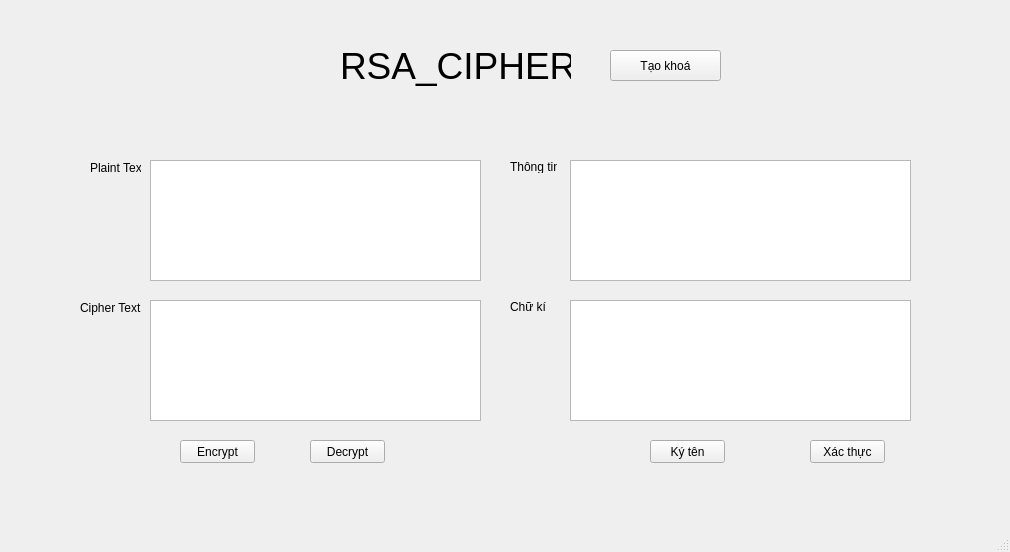
<?xml version="1.0" encoding="UTF-8"?>
<ui version="4.0">
 <class>MainWindow</class>
 <widget class="QMainWindow" name="MainWindow">
  <property name="geometry">
   <rect>
    <x>0</x>
    <y>0</y>
    <width>1010</width>
    <height>552</height>
   </rect>
  </property>
  <property name="windowTitle">
   <string>MainWindow</string>
  </property>
  <widget class="QWidget" name="centralwidget">
   <widget class="QLabel" name="label">
    <property name="geometry">
     <rect>
      <x>340</x>
      <y>20</y>
      <width>231</width>
      <height>91</height>
     </rect>
    </property>
    <property name="maximumSize">
     <size>
      <width>231</width>
      <height>91</height>
     </size>
    </property>
    <property name="sizeIncrement">
     <size>
      <width>0</width>
      <height>0</height>
     </size>
    </property>
    <property name="font">
     <font>
      <pointsize>28</pointsize>
     </font>
    </property>
    <property name="text">
     <string>RSA_CIPHER</string>
    </property>
   </widget>
   <widget class="QPushButton" name="pushButton">
    <property name="geometry">
     <rect>
      <x>610</x>
      <y>50</y>
      <width>111</width>
      <height>31</height>
     </rect>
    </property>
    <property name="text">
     <string>Tạo khoá</string>
    </property>
   </widget>
   <widget class="QLabel" name="label_2">
    <property name="geometry">
     <rect>
      <x>90</x>
      <y>160</y>
      <width>51</width>
      <height>16</height>
     </rect>
    </property>
    <property name="text">
     <string>Plaint Text</string>
    </property>
   </widget>
   <widget class="QLabel" name="label_3">
    <property name="geometry">
     <rect>
      <x>80</x>
      <y>300</y>
      <width>61</width>
      <height>16</height>
     </rect>
    </property>
    <property name="text">
     <string>Cipher Text</string>
    </property>
   </widget>
   <widget class="QLabel" name="label_4">
    <property name="geometry">
     <rect>
      <x>510</x>
      <y>160</y>
      <width>47</width>
      <height>13</height>
     </rect>
    </property>
    <property name="text">
     <string>Thông tin</string>
    </property>
   </widget>
   <widget class="QLabel" name="label_5">
    <property name="geometry">
     <rect>
      <x>510</x>
      <y>300</y>
      <width>47</width>
      <height>13</height>
     </rect>
    </property>
    <property name="text">
     <string>Chữ kí</string>
    </property>
   </widget>
   <widget class="QPushButton" name="pushButton_2">
    <property name="geometry">
     <rect>
      <x>180</x>
      <y>440</y>
      <width>75</width>
      <height>23</height>
     </rect>
    </property>
    <property name="text">
     <string>Encrypt</string>
    </property>
   </widget>
   <widget class="QPushButton" name="pushButton_3">
    <property name="geometry">
     <rect>
      <x>310</x>
      <y>440</y>
      <width>75</width>
      <height>23</height>
     </rect>
    </property>
    <property name="text">
     <string>Decrypt</string>
    </property>
   </widget>
   <widget class="QPushButton" name="pushButton_4">
    <property name="geometry">
     <rect>
      <x>650</x>
      <y>440</y>
      <width>75</width>
      <height>23</height>
     </rect>
    </property>
    <property name="text">
     <string>Ký tên</string>
    </property>
   </widget>
   <widget class="QPushButton" name="pushButton_5">
    <property name="geometry">
     <rect>
      <x>810</x>
      <y>440</y>
      <width>75</width>
      <height>23</height>
     </rect>
    </property>
    <property name="text">
     <string>Xác thực</string>
    </property>
   </widget>
   <widget class="QTextEdit" name="textEdit">
    <property name="geometry">
     <rect>
      <x>150</x>
      <y>160</y>
      <width>331</width>
      <height>121</height>
     </rect>
    </property>
   </widget>
   <widget class="QTextEdit" name="textEdit_2">
    <property name="geometry">
     <rect>
      <x>150</x>
      <y>300</y>
      <width>331</width>
      <height>121</height>
     </rect>
    </property>
   </widget>
   <widget class="QTextEdit" name="textEdit_3">
    <property name="geometry">
     <rect>
      <x>570</x>
      <y>160</y>
      <width>341</width>
      <height>121</height>
     </rect>
    </property>
   </widget>
   <widget class="QTextEdit" name="textEdit_4">
    <property name="geometry">
     <rect>
      <x>570</x>
      <y>300</y>
      <width>341</width>
      <height>121</height>
     </rect>
    </property>
   </widget>
  </widget>
  <widget class="QMenuBar" name="menubar">
   <property name="geometry">
    <rect>
     <x>0</x>
     <y>0</y>
     <width>1010</width>
     <height>21</height>
    </rect>
   </property>
  </widget>
  <widget class="QStatusBar" name="statusbar"/>
 </widget>
 <resources/>
 <connections/>
</ui>
